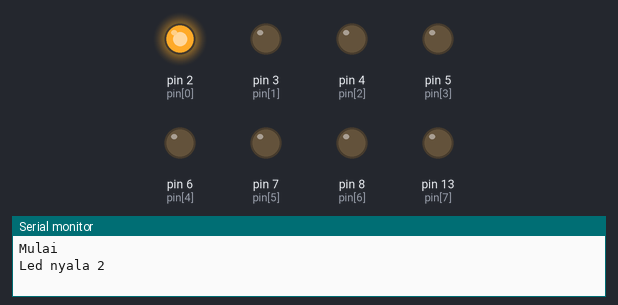
Bench run of a sketch on a simulated Arduino Uno, built with avr-gcc and run on an emulated ATmega328P. Shown: output pins drawn as LEDs (lit = HIGH), the last lines printed to the serial monitor.

Above: at 0.45 s.
At 0.85 s:
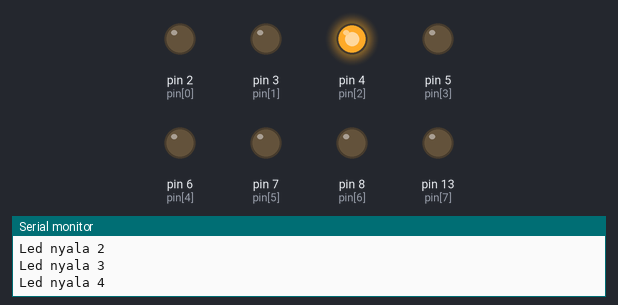
At 1.25 s:
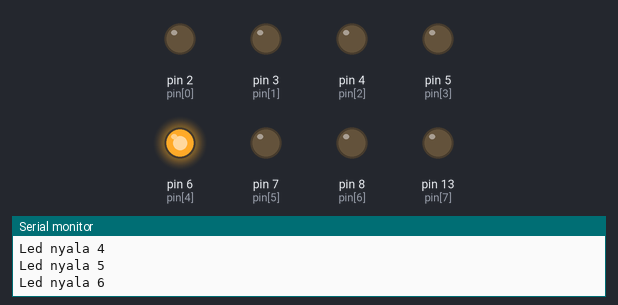
At 2.25 s:
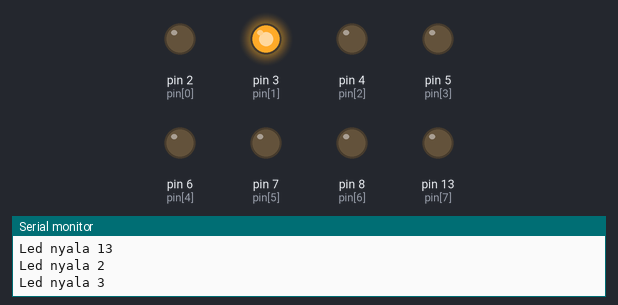
At 3.05 s:
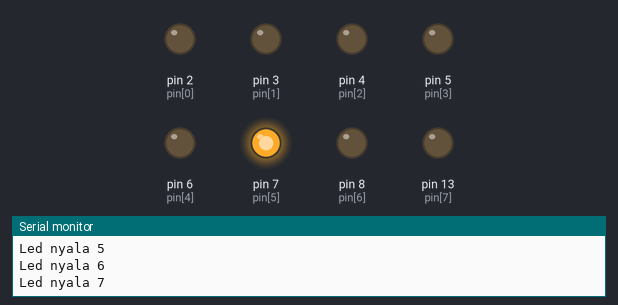
At 3.95 s:
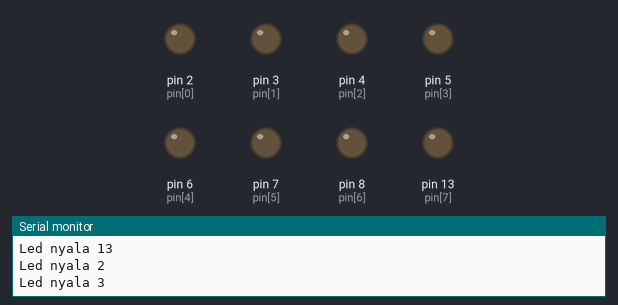
Timing chart, 0 to 4.2 s (numbered marks = the images above):
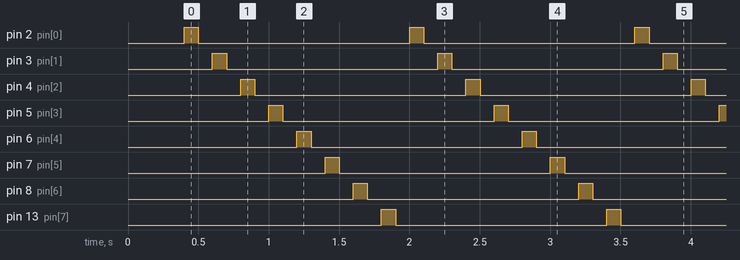

Measured:
- by itself, pin 2 (pin[0]), pin 3 (pin[1]), pin 4 (pin[2]), pin 5 (pin[3]), pin 6 (pin[4]), pin 7 (pin[5]), pin 8 (pin[6]), pin 13 (pin[7]): alternates HIGH for 0.10 s and LOW for 1.5 s
- by itself, everything shown: repeats every 1.6 s, in 16 steps

The sketch:

tes_pin_dan_serial.ino
```cpp
int pin[]={2,3,4,5,6,7,8,13};

void setup() {
  // put your setup code here, to run once:
  for(int i = 0; i < 8; i++){
    pinMode (pin[i], OUTPUT);
  }
  Serial.begin(9600);
  Serial.println("Mulai");
  delay(400);
}

void loop() {
  // put your main code here, to run repeatedly:
  for(int i = 0; i < 8; i++){
    digitalWrite (pin[i], 1);
    Serial.print("Led nyala ");
    Serial.println(pin[i]);
    delay(100);
    digitalWrite (pin[i], 0);
    delay(100);
  }
}
```
